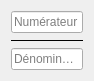
<?xml version="1.0" encoding="UTF-8"?>
<ui version="4.0">
 <class>value_fraction</class>
 <widget class="QWidget" name="value_fraction">
  <property name="geometry">
   <rect>
    <x>0</x>
    <y>0</y>
    <width>94</width>
    <height>79</height>
   </rect>
  </property>
  <property name="windowTitle">
   <string>Form</string>
  </property>
  <layout class="QVBoxLayout" name="verticalLayout">
   <item>
    <widget class="QLineEdit" name="lineEdit">
     <property name="placeholderText">
      <string>Numérateur</string>
     </property>
     <property name="clearButtonEnabled">
      <bool>false</bool>
     </property>
    </widget>
   </item>
   <item>
    <widget class="Line" name="line">
     <property name="frameShadow">
      <enum>QFrame::Plain</enum>
     </property>
     <property name="orientation">
      <enum>Qt::Horizontal</enum>
     </property>
    </widget>
   </item>
   <item>
    <widget class="QLineEdit" name="lineEdit_2">
     <property name="placeholderText">
      <string>Dénominateur</string>
     </property>
    </widget>
   </item>
  </layout>
 </widget>
 <resources/>
 <connections/>
</ui>
